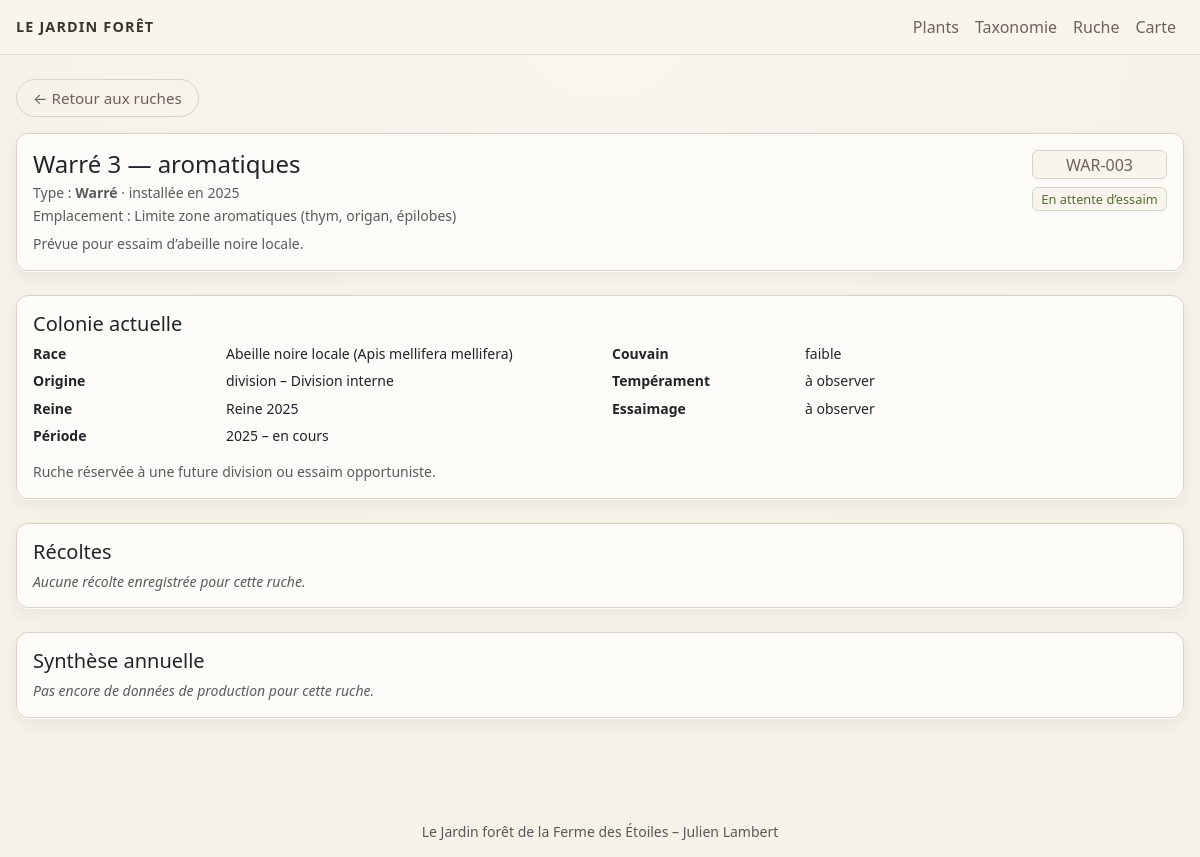
/hive/3, run on the app's committed database.
### tables this page shows
CREATE TABLE hives (
    id INTEGER PRIMARY KEY AUTOINCREMENT,
    code TEXT NOT NULL UNIQUE,       -- ex: WAR-001
    name TEXT,                       -- ex: Ruche de la prairie Est
    hive_type TEXT,                  -- Warré, Dadant, TBH…
    location_label TEXT,             -- description textuelle
    latitude REAL,
    longitude REAL,
    altitude REAL,
    year_installed INTEGER,          -- année d’installation de la ruche (pas forcément de la colonie)
    status TEXT,                     -- en attente d’essaim / en production / en hivernage / morte…
    notes TEXT
, bee_breed TEXT, queen_year INTEGER, origin TEXT);

CREATE TABLE hive_colonies (
    id INTEGER PRIMARY KEY AUTOINCREMENT,
    hive_id INTEGER NOT NULL,            -- FK vers hives.id

    bee_race TEXT,                       -- ex: Abeille noire locale (Apis mellifera mellifera)
    queen_year INTEGER,                  -- année de naissance estimée de la reine
    queen_origin TEXT,                   -- éleveur X, essaim sauvage, division interne…
    origin_type TEXT,                    -- 'essaim acheté', 'essaim capturé', 'division', 'remérage naturel'
    origin_details TEXT,                 -- texte libre : qui, où, circonstances

    brood_strength TEXT,                 -- 'faible', 'moyenne', 'forte' (ou notes libres)
    temperament TEXT,                    -- 'douce', 'nerveuse', 'agressive', etc.
    swarm_tendency TEXT,                 -- tendance à essaimer : faible / moyenne / forte
    notes TEXT,                          -- remarques générales sur cette colonie

    start_year INTEGER,                  -- année de début d’occupation
    end_year INTEGER,                    -- année de fin (NULL = colonie actuelle)

    FOREIGN KEY (hive_id) REFERENCES hives(id) ON DELETE CASCADE
);

### app.py (the view)
@app.route("/hive/<int:hive_id>")
def hive_detail(hive_id):
    db = get_db()
    hive = db.execute(
        """
        SELECT *
        FROM hives
        WHERE id = ?
        """,
        (hive_id,),
    ).fetchone()
    if hive is None:
        return "Ruche introuvable", 404
    current_colony = db.execute(
        """
        SELECT *
        FROM hive_colonies
        WHERE hive_id = ?
          AND (end_year IS NULL OR end_year >= strftime('%Y','now'))
        ORDER BY start_year DESC
        LIMIT 1
        """,
        (hive_id,),
    ).fetchone()
    colonies = db.execute(
        """
        SELECT *
        FROM hive_colonies
        WHERE hive_id = ?
        ORDER BY start_year
        """,
        (hive_id,),
    ).fetchall()
    harvests = db.execute(
         """
        SELECT
            ha.id,
            ha.date AS harvest_date,   -- alias pour coller au template
            ha.weight_kg,
            ha.moisture_pct,
            ha.honey_type,
            ha.notes
        FROM hive_harvests AS ha
        WHERE ha.hive_id = ?
        ORDER BY ha.date DESC
        """,
        (hive_id,),
    ).fetchall()
    yearly_stats = db.execute(
        """
        SELECT
            strftime('%Y', date) AS year,
            SUM(weight_kg) AS total_weight,
            COUNT(*) AS harvest_count
        FROM hive_harvests
        WHERE hive_id = ?
        GROUP BY year
        ORDER BY year DESC
        """,
        (hive_id,),
    ).fetchall()
    return render_template(
        "hive_detail.html",
        hive=hive,
        current_colony=current_colony,
        colonies=colonies,
        harvests=harvests,
        yearly_stats=yearly_stats,
    )

### app.py (called while the page is built)
def get_db():
    if "db" not in g:
        g.db = sqlite3.connect(DB_PATH)
        g.db.row_factory = sqlite3.Row  # accès par nom de colonne
    return g.db

### templates/hive_detail.html (shortened to what this page needs)
{% extends "base.html" %}
{% block content %}
<div class="d-flex gap-2 mb-3 flex-wrap">
  <a href="{{ url_for('hives_list') }}" class="btn btn-sm btn-outline">
    ← Retour aux ruches
  </a>
</div>
<div class="card shadow-soft mb-4">
  <div class="card-body">
    <div class="d-flex justify-content-between align-items-start mb-2 flex-wrap gap-2">
      <div>
        <h1 class="h4 mb-1">
          {{ hive["name"] or ("Ruche " ~ hive["code"]) }}
        </h1>
        <p class="mb-1 small text-muted">
          Type :
          <strong>{{ hive["hive_type"] or "À préciser" }}</strong>
          {% if hive["year_installed"] %}
            · installée en {{ hive["year_installed"] }}
          {% endif %}
        </p>
        {% if hive["location_label"] %}
          <p class="mb-0 small text-muted">
            Emplacement : {{ hive["location_label"] }}
          </p>
        {% endif %}
      </div>
      <div class="text-end">
        <span class="badge bg-outline fs-6 d-block">
          {{ hive["code"] }}
        </span>
        {% if hive["status"] %}
          <span class="badge bg-tag mt-2">
            {{ hive["status"] }}
          </span>
        {% endif %}
      </div>
    </div>
    {% if hive["notes"] %}
      <p class="small text-muted mb-0 mt-2">
        {{ hive["notes"] }}
      </p>
    {% endif %}
  </div>
</div>
<div class="card shadow-soft mb-4">
  <div class="card-body small">
    <h2 class="h5 mb-2">Colonie actuelle</h2>
    {% if current_colony %}
      <div class="row">
        <div class="col-md-6">
          <dl class="row mb-0">
            <dt class="col-4">Race</dt>
            <dd class="col-8">
              {{ current_colony["bee_race"] or "À préciser" }}
            </dd>
            <dt class="col-4">Origine</dt>
            <dd class="col-8">
              {% if current_colony["origin_type"] %}
                {{ current_colony["origin_type"] }}
                {% if current_colony["queen_origin"] %}
                  – {{ current_colony["queen_origin"] }}
                {% endif %}
              {% else %}
                {{ current_colony["queen_origin"] or "À préciser" }}
              {% endif %}
            </dd>
            <dt class="col-4">Reine</dt>
            <dd class="col-8">
              {% if current_colony["queen_year"] %}
                Reine {{ current_colony["queen_year"] }}
              {% else %}
                Année de reine à préciser
              {% endif %}
            </dd>
            <dt class="col-4">Période</dt>
            <dd class="col-8">
              {% if current_colony["start_year"] %}
                {{ current_colony["start_year"] }}
              {% else %}
                ?
              {% endif %}
              –
              {% if current_colony["end_year"] %}
                {{ current_colony["end_year"] }}
              {% else %}
                en cours
              {% endif %}
            </dd>
          </dl>
        </div>
        <div class="col-md-6">
          <dl class="row mb-0">
            <dt class="col-4">Couvain</dt>
            <dd class="col-8">
              {{ current_colony["brood_strength"] or "À préciser" }}
            </dd>
            <dt class="col-4">Tempérament</dt>
            <dd class="col-8">
              {{ current_colony["temperament"] or "À préciser" }}
            </dd>
            <dt class="col-4">Essaimage</dt>
            <dd class="col-8">
              {{ current_colony["swarm_tendency"] or "À préciser" }}
            </dd>
          </dl>
        </div>
      </div>
      {% if current_colony["notes"] %}
        <p class="mt-2 mb-0 text-muted">
          {{ current_colony["notes"] }}
        </p>
      {% endif %}
    {% else %}
      <p class="text-muted fst-italic mb-0">
        Aucune colonie actuelle renseignée pour cette ruche.
      </p>
    {% endif %}
  </div>
</div>
<div class="card shadow-soft mb-4">
  <div class="card-body small">
    <h2 class="h5 mb-2">Récoltes</h2>
    {% if harvests %}
      <div class="table-responsive">
        <table class="table table-sm align-middle mb-2">
          <thead>
            <tr>
              <th>Date</th>
              <th>Saison</th>
              <th>Type de miel</th>
              <th class="text-end">Miel (kg)</th>
              <th class="text-end">Cire (kg)</th>
              <th class="text-end">Humidité (%)</th>
              <th>Notes</th>
            </tr>
          </thead>
          <tbody>
            {% for ha in harvests %}
              <tr>
                <td>{{ ha["harvest_date"] }}</td>
                <td>{{ ha["season"] or "—" }}</td>
                <td>{{ ha["honey_type"] or "—" }}</td>
                <td class="text-end">
                  {% if ha["weight_kg"] is not none %}
                    {{ "%.1f"|format(ha["weight_kg"]) }}
                  {% else %}
                    —
                  {% endif %}
                </td>
                <td class="text-end">
                  {% if ha["wax_kg"] is not none %}
                    {{ "%.2f"|format(ha["wax_kg"]) }}
                  {% else %}
                    —
                  {% endif %}
                </td>
                <td class="text-end">
                  {% if ha["moisture_percent"] is not none %}
                    {{ "%.1f"|format(ha["moisture_percent"]) }}
                  {% else %}
                    —
                  {% endif %}
                </td>
                <td>
                  {% if ha["notes"] %}
                    {{ ha["notes"] }}
                  {% else %}
                    —
                  {% endif %}
                </td>
              </tr>
            {% endfor %}
          </tbody>
        </table>
      </div>
    {% else %}
      <p class="text-muted fst-italic mb-0">
        Aucune récolte enregistrée pour cette ruche.
      </p>
    {% endif %}
  </div>
</div>
<div class="card shadow-soft mb-4">
  <div class="card-body small">
    <h2 class="h5 mb-2">Synthèse annuelle</h2>
    {% if yearly_stats %}
      <div class="table-responsive">
        <table class="table table-sm mb-0 align-middle">
          <thead>
            <tr>
              <th>Année</th>
              <th class="text-end">Miel total (kg)</th>
              <th class="text-end">Cire totale (kg)</th>
            </tr>
          </thead>
          <tbody>
            {% for y in yearly_stats %}
              <tr>
                <td>{{ y["year"] }}</td>
                <td class="text-end">
                  {% if y["total_honey_kg"] is not none %}
                    {{ "%.1f"|format(y["total_honey_kg"]) }}
                  {% else %}
                    —
                  {% endif %}
                </td>
                <td class="text-end">
                  {% if y["total_wax_kg"] is not none %}
                    {{ "%.2f"|format(y["total_wax_kg"]) }}
                  {% else %}
                    —
                  {% endif %}
                </td>
              </tr>
            {% endfor %}
          </tbody>
        </table>
      </div>
    {% else %}
      <p class="text-muted fst-italic mb-0">
        Pas encore de données de production pour cette ruche.
      </p>
    {% endif %}
  </div>
</div>
{% endblock %}

### static/style.css (style rules this page uses)
:root { --paper: #f6f2ea; --paper-deep: #e6dfd2; --card-bg: #fdfbf7; --ink: #38342e; --ink-soft: #6b6258; --green-fern: #556b2f; --green-soft: #cfd7c6; --green-line: #7a8b64; --brown-ink: #7b5e4a; --brown-soft: #b09580; --border-soft: #d9d1c5; }
body { min-height: 100vh; background: radial-gradient(circle at top, #faf5ee 0, var(--paper) 55%); color: var(--ink); font-family: system-ui, -apple-system, "Segoe UI", Roboto, sans-serif; font-size: 16px; line-height: 1.4; }
a { color: var(--green-fern); }
.btn { border-radius: 999px; font-size: 0.95rem; padding: 0.4rem 1rem; }
.btn-outline { background-color: transparent; border: 1px solid var(--border-soft); color: var(--ink-soft); }
.shadow-soft { background-color: var(--card-bg); border-radius: 0.75rem; border: 1px solid var(--border-soft); box-shadow: 0 1px 0 rgba(255, 255, 255, 0.8), 0 6px 16px rgba(0, 0, 0, 0.06); }
.badge { font-weight: 500; font-size: 0.8rem; }
.badge.bg-outline { border: 1px solid var(--border-soft); background-color: #f9f5ee; color: var(--ink-soft); }
.badge.bg-tag { background-color: #f9f5ee; border: 1px solid var(--green-soft); color: var(--green-fern); }

### templates/base.html (style rules this page uses)
body { background-color: #f6f2ea; }

### data on the page
hives: name "Warré 3 — aromatiques", hive_type "Warré", year_installed "2025", location_label "Limite zone aromatiques (thym, origan, épilobes)", code "WAR-003", status "En attente d’essaim", notes "Prévue pour essaim d’abeille noire locale."
hive_colonies: bee_race "Abeille noire locale (Apis mellifera mellifera)", origin_type "division", queen_origin "Division interne", queen_year "2025", start_year "2025", brood_strength "faible", temperament "à observer", swarm_tendency "à observer", notes "Ruche réservée à une future division ou essaim opportuniste."
